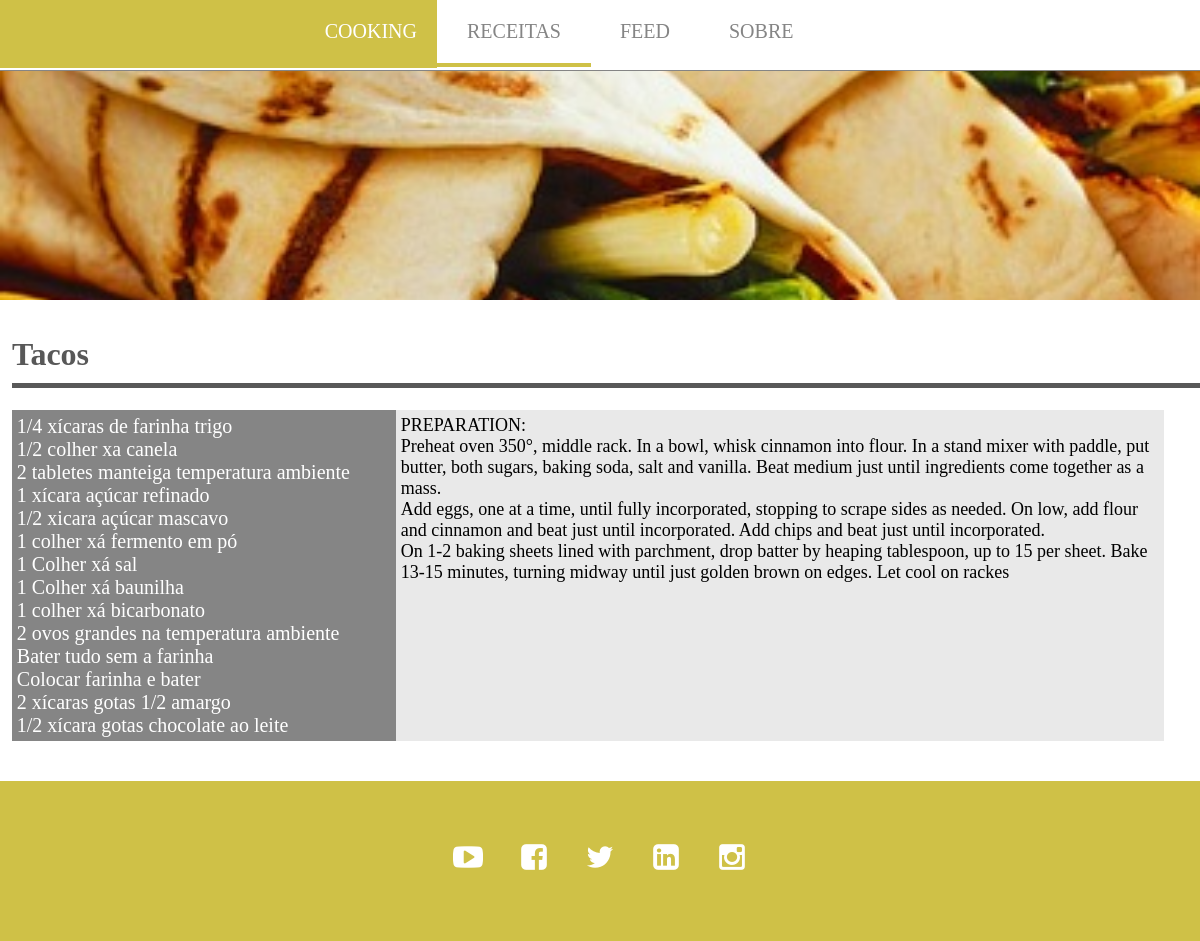
/recipe.php?id=1, run on the app's committed database.
### tables this page shows
CREATE TABLE IF NOT EXISTS `recipes` (
  `ID` int(11) NOT NULL,
  `ingredients` varchar(2000) NOT NULL,
  `recipe` varchar(3000) NOT NULL,
  `name` varchar(60) NOT NULL,
  `description` varchar(300) NOT NULL,
  `likes` int(11) DEFAULT '0',
  `deslikes` int(11) DEFAULT '0',
  `views` int(11) DEFAULT '0'
);

### functions.php (called while the page is built, shortened)
<?php
function urlImage($id, $folder, $type = "main")
{
    $file = $folder . sprintf('%04d', $id) . '-' . $type . '.jpg';
    if (file_exists($file))
        return "url(" . $file . ")";
}

### recipe.php (the view, shortened to what this page needs)
<?php
include('functions.php');
require_once('database.php');
try {
    $results = $db->query(
        'select recipes.name as name,
        recipes.recipe as recipe, recipes.ingredients as ingredients,
        recipes.likes as likes, recipes.deslikes as deslikes,
        recipes.views as views from recipes where recipes.id=' . $_GET['id']);
} catch (Exception $e) {
    echo $e->getMessage();
    die();
}
$recipe = $results->fetch();
?>
<!DOCTYPE html>
<html>
<head>
    <link rel="stylesheet" href="./css/main.css">
    <link rel="stylesheet" href="./css/styles.css">
    <link rel="stylesheet" href="./css/recipe.css">
</head>
<body>
<div id="head">
    <a href="index.php" id="logo">
        <span>COOKING</span>
    </a>
    <div id="menu">
        <span><a href="index.php">RECEITAS</a></span>
        <span><a href="feed.php">FEED</a></span>
        <span><a href="about.php">SOBRE</a></span>
    </div>
</div>
<div id="container">
    <?php echo '<div ' . 'style = "background-image: ' . urlImage($_GET['id'], "img/recipes/", "extended") . '" id="photo"></div>'; ?>
    <h1><?php echo $recipe['name']; ?>
    </h1>
    <div id="recipe-container">
        <div id="ingredients">
             <?php echo '<p1>' . nl2br($recipe['ingredients']) . '</p1>'; ?>
        </div><div id="preparation">
            <?php echo '<p1>' . nl2br($recipe['recipe']) . '</p1>'; ?></div>
    </div>
</div>
<div id="foot">
    <div id="social-media"><div>y</div><div>f</div><div>t</div><div>h</div><div>A</div></div>
</div>
</body>
</html>

### css/main.css (style rules this page uses)
body { margin: 0px; font-family: Asap; -moz-user-select: none; -khtml-user-select: none; -webkit-user-select: none; -o-user-select: none; }
#container h1 { text-align: left; padding: 15px 10px 10px 0px; margin-left: 1vw; border-bottom: 5px solid rgb(88, 88, 88); color: rgb(88, 88, 88); backgound-color: rgb(233, 233, 233); }
#head { position: fixed; z-index: 500; left: 0px; top: 0px; right: 0; height: 70px; border-bottom: 1px solid; display: inline-block; text-align: left; font-family: Asap-Bold; font-size: 20px; color: rgb(133,133,133); background-color: white; }
#menu { display: inline-block; }
#menu > *, #logo { padding: 23px 0px 25px 0px; display: inline-block; transition-duration: 0.5s; margin: -3px; color: rgb(133,133,133); }
#menu > span > a { text-decoration: none; color: rgb(133,133,133); padding: 23px 30px 25px 30px; }
#logo { width: 35%; text-align: right; background-color: rgb(95,207,128); color: white; padding-right: 20px; text-decoration: none; }
#container { margin-top: 70px; position: relative; width: 100%; text-align: center; min-height: calc(100vh - 270px); }
#foot { margin-top: 40px; height: 160px; background-color: rgb(95,207,128); text-align: center; padding-top: 60px; font-size: 30px; font-family: cooking; box-sizing: border-box; color: white; }
#social-media > * { cursor: pointer; display: inline-block; margin: 0 1.5vw 0 1.5vw; }

### css/recipe.css (style rules this page uses)
#container { text-align: left; }
#recipe-container { width: 96%; margin-left: 1vw; background: linear-gradient(to right, rgb(133,133,133) 0%,rgb(133,133,133) 33.33%,rgb(233,233,233) 33.33%,rgb(233,233,233) 100%); }
#menu :nth-child(1) a { border-bottom: 4px solid rgb(95,207,128); padding-bottom: 21px; margin-left: 1px; }
#photo { width: 100%; height: 230px; background: url("../img/recipes/default.jpg") no-repeat center center; background-size: 100% auto; }
#ingredients { box-sizing: border-box; background-color: rgb(133,133,133); width: 33.33%; display: inline-block; vertical-align: top; font-family: Asap-Bold; color: white; font-size: 20px; text-align: left; padding: 0.4vw; }
#preparation { box-sizing: border-box; background-color: rgb(233,233,233); width: 66.67%; font-size: 18px; display: inline-block; vertical-align: top; padding: 0.4vw; }

### data on the page
recipes: name "Tacos", ingredients "1/4 xícaras de farinha trigo 1/2 colher xa canela 2 tabletes manteiga temperatura ambiente 1 xícara açúcar refinado 1/2 xicara açúcar mascavo 1 colher xá fermento em pó 1 Colher xá sal 1 Colher xá baunilha 1 colher xá bicarbonato 2 ovos grandes na temperatura ambiente Bater tudo sem a farinha Colocar farinha e bater 2 xícaras gotas 1/2 amargo 1/2 xícara gotas chocolate ao leite", recipe "PREPARATION: Preheat oven 350°, middle rack. In a bowl, whisk cinnamon into flour. In a stand mixer with paddle, put butter, both sugars, baking soda, salt and vanilla. Beat medium just until ingredients come together as a mass. Add eggs, one at a time, until fully incorporated, stopping to scrape sides as needed. On low, add flour and cinnamon and beat just until incorporated. Add chips and beat just until incorporated. On 1-2 baking sheets lined with parchment, drop batter by heaping tablespoon, up to 15 per sheet. Bake 13-15 minutes, turning midway until just golden brown on edges. Let cool on rackes"
